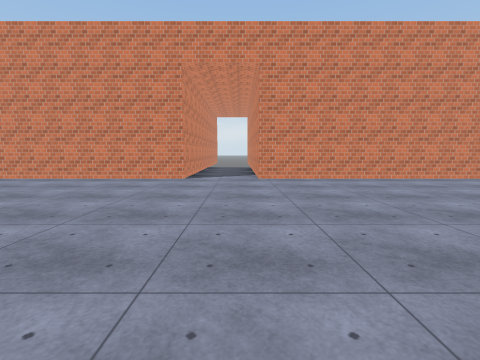
view 1 (above)

24 first-person views from a walk through a 3-D level made in the Unity game engine. The camera is 1.4 m above the floor, tilts 6° down and sees 85° across. The floor is counted in squares, 2 m on a side. Each view is taken from the middle of a square. On the plan, view 1 faces up. The plan holds only what a view shows up to about 9 squares ahead; the rest is blank. The place goes on beyond the plan. The player is left out. Some surface patterns are stand-ins.

view 2
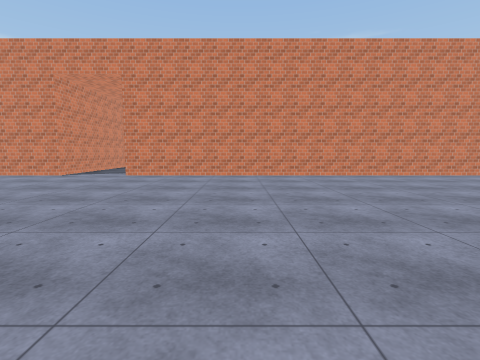

view 3
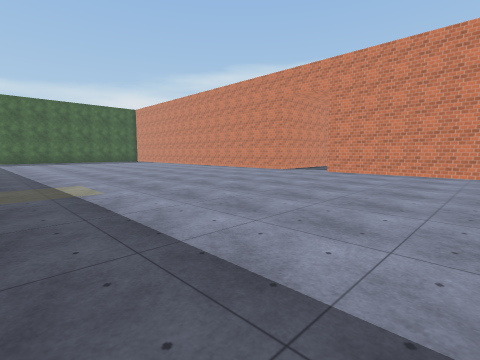

view 4
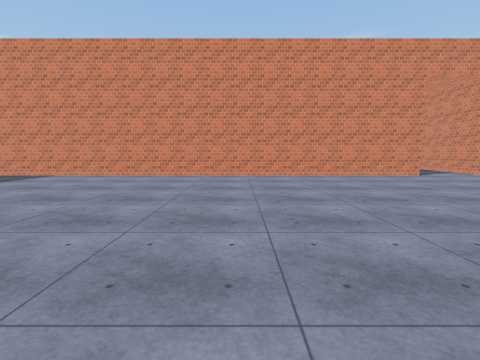

view 5
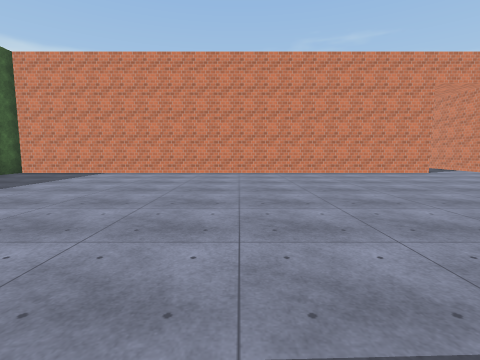

view 6
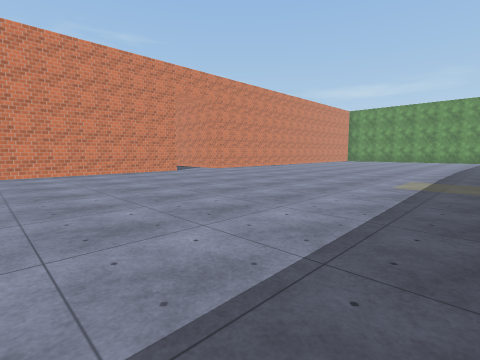

view 7
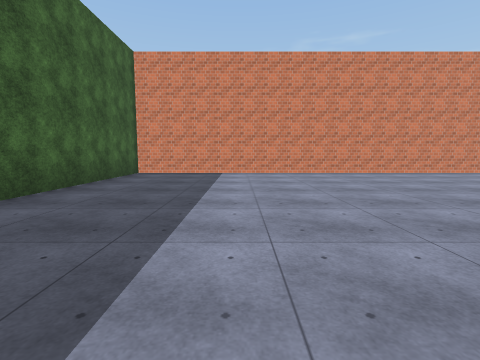

view 8
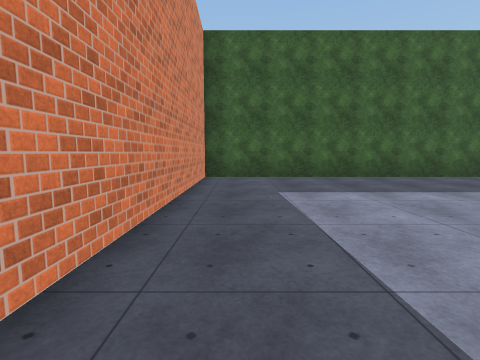

view 9
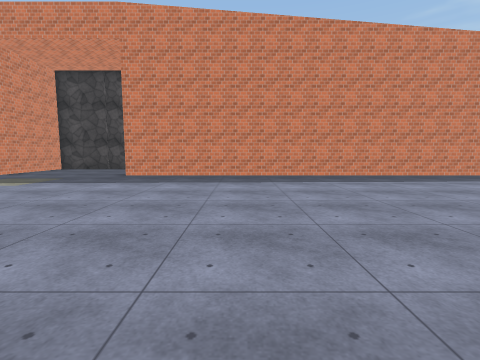

view 10
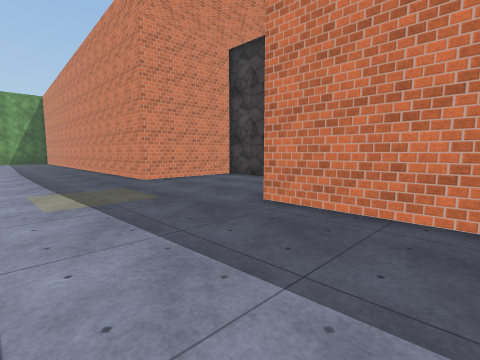

view 11
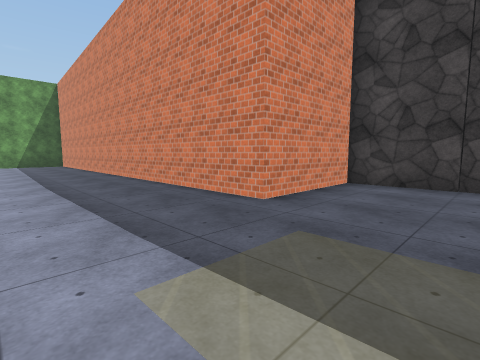

view 12
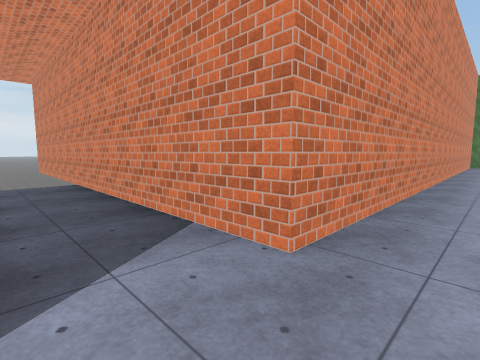

view 13
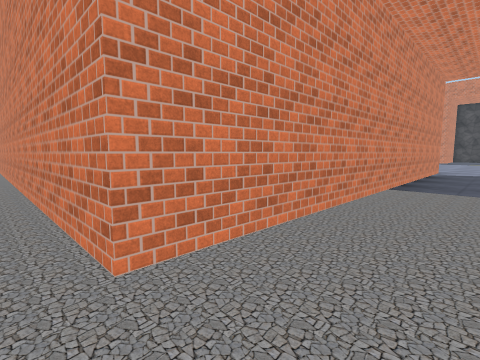

view 14
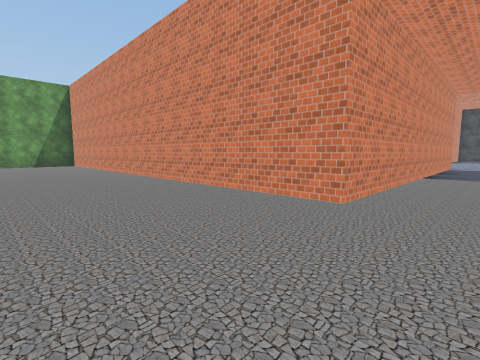

view 15
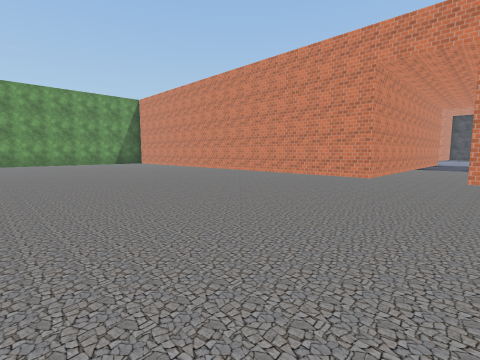

view 16
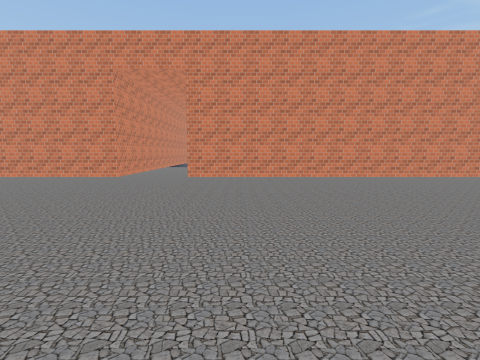

view 17
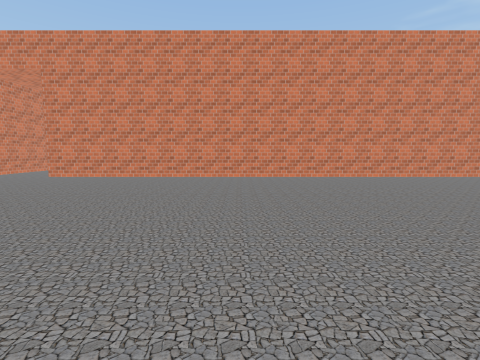

view 18
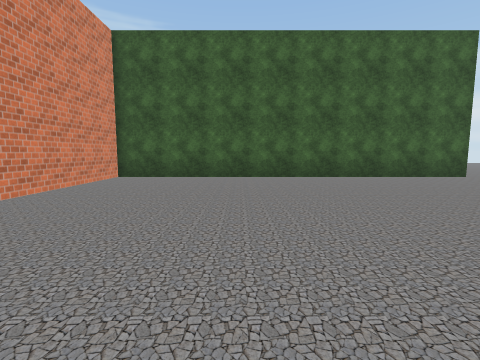

view 19
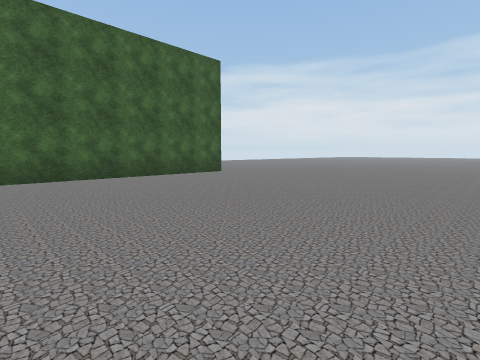

view 20
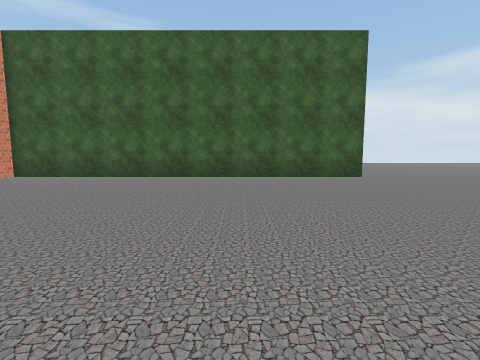

view 21
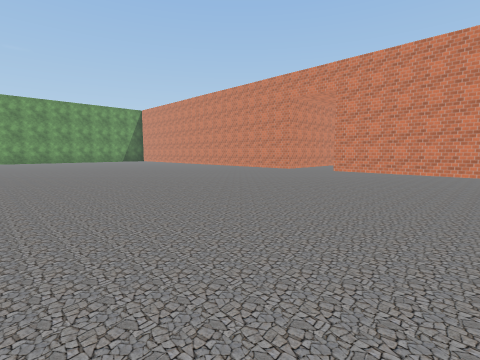

view 22
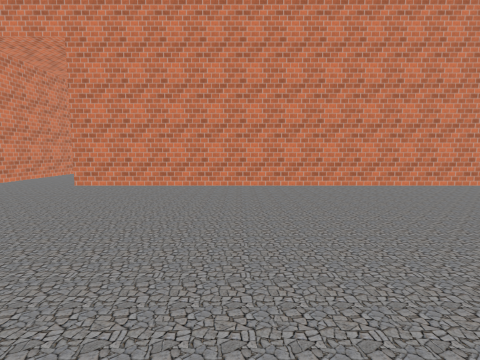

view 23
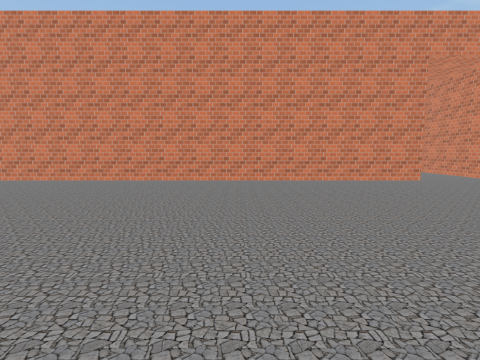

view 24
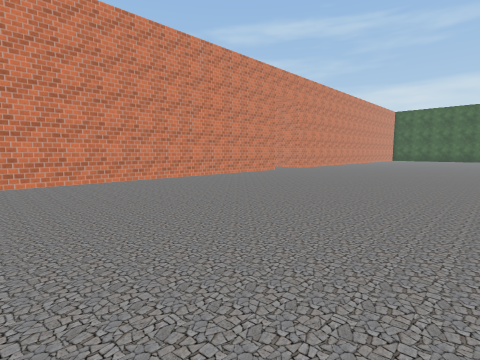

### Floor plan
Points are (right, up) in squares from view 1. A wall is a line through its corners. A room is listed if a view was taken in it or the views show most of it. See-through windows are left out.
Room 1 (views 1, 2, 3, 4, 5, 6, 7, 8, 9, 10, 11, 12)
walls: (-1.5, 7) (-15.5, 7) (-15.5, -3) (-2.5, -3); (-0.9, -6) (1.5, -6) (1.5, -3) (8.9, -3); (9.5, 7) (0.5, 7)
ways out: opening at (-1, 6) to room 2
Room 2 (views 13, 14, 15, 16, 17, 18, 19, 20, 21, 22, 23, 24)
walls: (-1.5, 17) (-1.5, 14.9); (-15.5, 27.6) (-15.5, 17.5) (-1.5, 17.5); (-1.5, 9.1) (-1.5, 7); (0.5, 7) (0.5, 17.5) (9.5, 17.5)
ways out: opening at (-1, 6) to room 1; opening at (-16, 28)

Where each view was taken, in squares from view 1:
view 1: 0 up, 0 right, facing up
view 2: 1 down, 4 right, facing up
view 3: 2 down, 5 right, facing up-left
view 4: 1 down, 7 left, facing up
view 5: 2 down, 8 left, facing up
view 6: 2 down, 7 left, facing up-right
view 7: 2 down, 12 left, facing up
view 8: 2 down, 8 left, facing left
view 9: 5 up, 6 left, facing down
view 10: 0 up, 5 left, facing down-right
view 11: 0 up, 1 left, facing down-right
view 12: 6 up, 1 left, facing up-right
view 13: 18 up, 1 left, facing down-right
view 14: 21 up, 1 left, facing down-right
view 15: 25 up, 2 left, facing down-right
view 16: 25 up, 3 left, facing down
view 17: 25 up, 7 left, facing down
view 18: 21 up, 8 left, facing left
view 19: 21 up, 8 left, facing up-left
view 20: 24 up, 8 left, facing left
view 21: 27 up, 6 left, facing down-right
view 22: 23 up, 5 left, facing down
view 23: 24 up, 5 right, facing down
view 24: 24 up, 9 right, facing down-left
